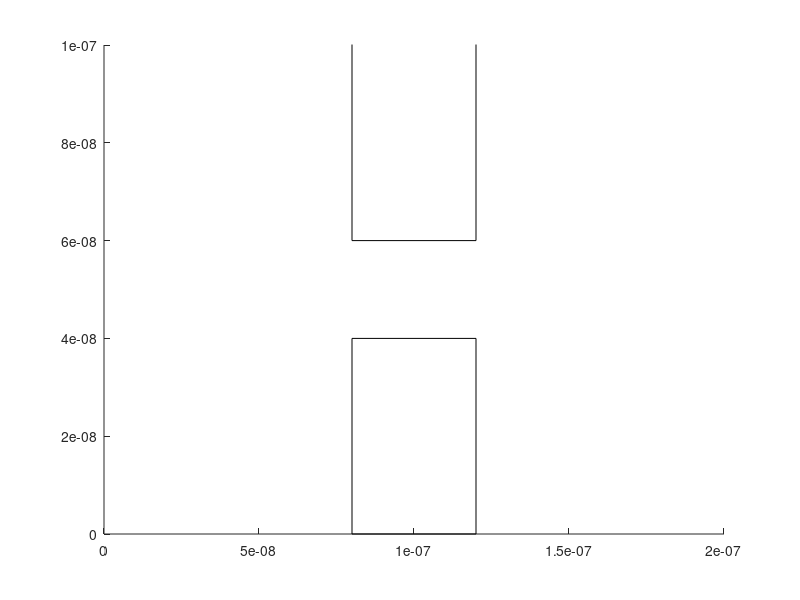

The MATLAB source for this figure: (Note: this script raises an error after producing the figure.)
clearvars; close all
set(0,'DefaultFigureWindowStyle','docked')
T = 300;
kb = 1.38064852*10^-23;
kt = 1.38064852*10^-23*T;
m = (9.10938356*10^-31)*0.26;
vth = sqrt(2*kt/m);
width = 200e-9;
height = 100e-9;
n = 100;
x = rand(n,1)*width;
xp = zeros(n,1);
y = rand(n,1)*height;
yp = zeros(n,1);
Nt = 100;
tmn = 0.2e-12;
dt = (1/20)*(width/vth) ;
sample = randi(n,10,1);
vx =  ((rand(n,1)* 2) -1) * vth;
vy = sqrt(vth^2 - vx.^2).*(round(rand(n,1))*2 -1) ;
%maxwell-boltzmann distribution
nx = ((m/(2*kb*pi*T))^(1/2))*exp(-(m*vx.^2)/(2*kb*T));
ny = (m/(2*kb*pi*T))^(1/2)*exp(-(m*vy.^2)/(2*kb*T));
randomspeedx =randn(100,1) *sqrt(kt/m)+vth;
randomspeedy = randn(100,1)*sqrt(kt/m)+vth;

boxes = {};
boxes{1}.X = [0.8 0.4]*1e-7;
boxes{1}.Y = [0.6 1]*1e-7;
boxes{2}.X = [0.8 0.4]*1e-7;
boxes{2}.Y = [0 0.4]*1e-7;
% boxes{3}.X = [1.4 1]*1e-7;
% boxes{3}.Y = [0.4 0.2]*1e-7;







% retangle(xmin ymin howwide howlong)
for z = 1:2
hold on
rectangle('position',[boxes{z}.X(1), boxes{z}.Y(1),boxes{z}.X(2),boxes{z}.Y(2)])
axis([0 width 0 height])
end



for t =1:Nt  
    
    %scattering probabilty
    Pscat = 1-exp(-dt/tmn);
    if Pscat >rand()
        vx = randomspeedx;
        vy = randomspeedy;
    end 
    
    %position calculations 
    xp = x;
    yp = y;
    x = x + (randomspeedx)*dt ;
    y = y + (randomspeedy)*dt ;
    
    % Boundary conditions 
    xp(x>width) = 0;
    x(x>width) = x(x>width)-width;
    xp(x<0) = width;
    x(x<0) = width+x(x<0);
    %vy(y>height) = -vy(y>height);
    %vy(y<0) = -vy(y<0);
    randomspeedy(y>height) = -randomspeedy(y>height);
    randomspeedy(y<0) = -randomspeedy(y<0);
    

    %Vmean = mean(vx.^2 + vy.^2);
    Velo = vx.^2 + vy.^2;
    temperature = (Velo.^2.*m)/(2*kb);
      
    %ploting 
    for i = 1:length(sample)
        plot([xp(sample(i)),x(sample(i))],[yp(sample(i)),y(sample(i))],'Seriesindex',i)
        title(['Temperature = ' num2str(temperature(i))])
        hold on 
    end
    
    pause(0.1)
end


